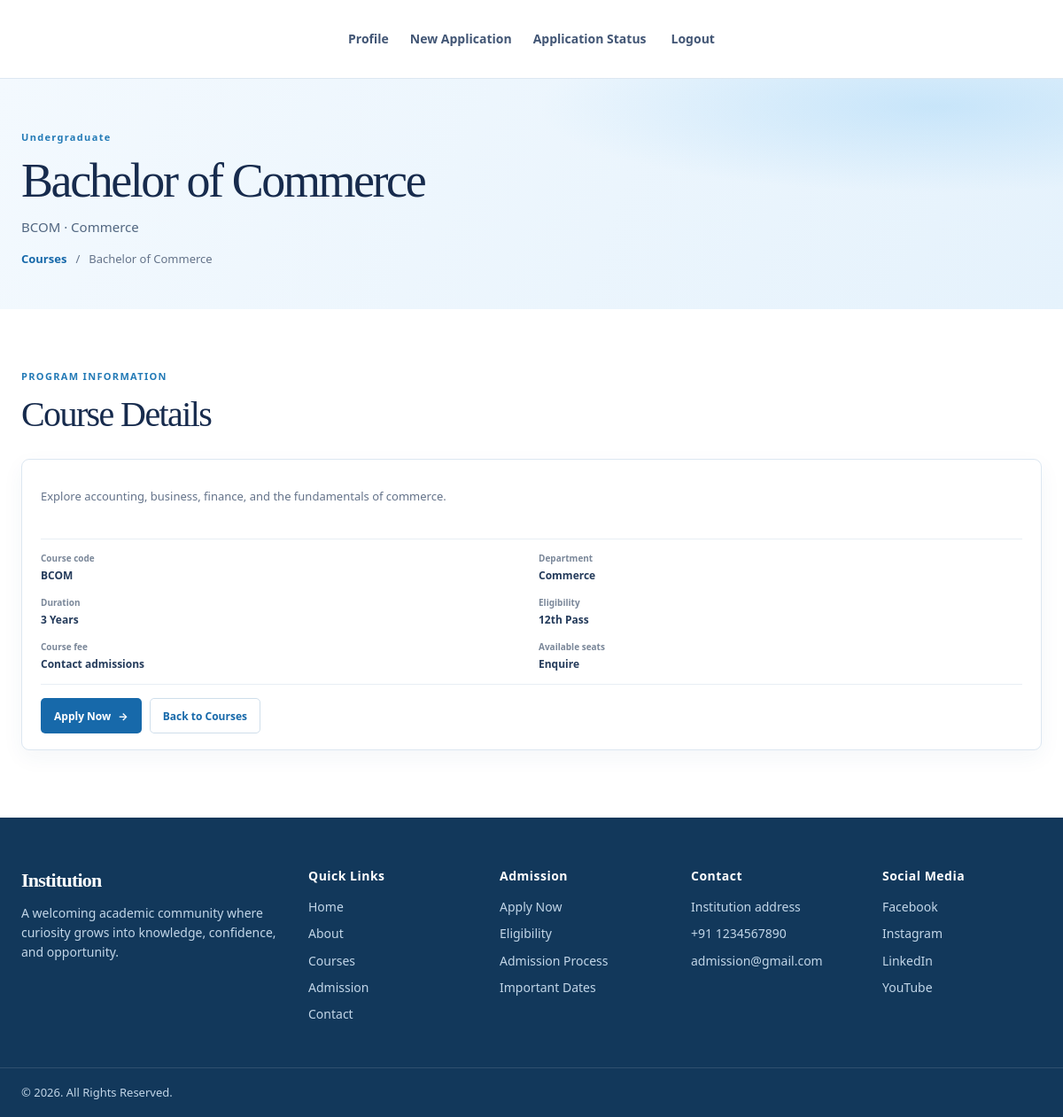
Page /courses/2/ (signed in) on the committed database.
### appone/models.py (models this page shows, shortened)
class Course(models.Model):
    class Category(models.TextChoices):
        UNDERGRADUATE = "undergraduate", "Undergraduate"
        POSTGRADUATE = "postgraduate", "Postgraduate"
        DIPLOMA = "diploma", "Diploma"
        CERTIFICATE = "certificate", "Certificate"
    name = models.CharField(max_length=160)
    code = models.CharField(max_length=30, unique=True)
    category = models.CharField(max_length=20, choices=Category.choices)
    department = models.CharField(max_length=120)
    duration = models.CharField(max_length=60)
    eligibility = models.CharField(max_length=180)
    description = models.TextField()
    fees = models.DecimalField(max_digits=10, decimal_places=2, null=True, blank=True)
    available_seats = models.PositiveIntegerField(null=True, blank=True)
    image_url = models.URLField(max_length=500, blank=True)
    is_active = models.BooleanField(default=True)
    created_at = models.DateTimeField(auto_now_add=True)
    class Meta:
        ordering = ("name",)

### appone/views.py (the view)
# urls.py: path('courses/<int:course_id>/', course_detail, name='course_detail'),
@login_required
def course_detail(request, course_id):
    course = get_object_or_404(Course, pk=course_id, is_active=True)
    return render(request, "course_detail.html", {"course": course})

### template/course_detail.html (shortened to what this page needs)
{% extends "base.html" %}
{% block content %}
<section class="courses-banner" aria-labelledby="course-title">
    <div class="courses-container">
        <span class="courses-kicker">{{ course.get_category_display }}</span>
        <h1 id="course-title">{{ course.name }}</h1>
        <p>{{ course.code }}{% if course.department %} · {{ course.department }}{% endif %}</p>
        <nav class="courses-breadcrumb" aria-label="Breadcrumb">
            <a href="{% url 'courses' %}">Courses</a>
            <span aria-hidden="true">/</span>
            <span aria-current="page">{{ course.name }}</span>
        </nav>
    </div>
</section>
<section class="courses-listing courses-container" aria-labelledby="course-details-title">
    <div class="courses-heading">
        <div>
            <span class="courses-kicker">PROGRAM INFORMATION</span>
            <h2 id="course-details-title">Course Details</h2>
        </div>
    </div>
    <article class="program-card">
        <div class="program-card-content">
            <p class="program-description">{{ course.description }}</p>
            <dl class="program-facts">
                <div><dt>Course code</dt><dd>{{ course.code }}</dd></div>
                <div><dt>Department</dt><dd>{{ course.department }}</dd></div>
                <div><dt>Duration</dt><dd>{{ course.duration }}</dd></div>
                <div><dt>Eligibility</dt><dd>{{ course.eligibility }}</dd></div>
                <div>
                    <dt>Course fee</dt>
                    <dd>{% if course.fees != None %}INR {{ course.fees|floatformat:2 }}{% else %}Contact admissions{% endif %}</dd>
                </div>
                <div>
                    <dt>Available seats</dt>
                    <dd>{% if course.available_seats != None %}{{ course.available_seats }}{% else %}Enquire{% endif %}</dd>
                </div>
            </dl>
            <div class="program-card-actions">
                <a class="program-button program-button-primary" href="{% url 'admission_application' %}">Apply Now <span aria-hidden="true">&rarr;</span></a>
                <a class="program-button program-button-secondary" href="{% url 'courses' %}">Back to Courses</a>
            </div>
        </div>
    </article>
</section>
{% endblock %}

### rows in the picture
Course: category "Undergraduate", name "Bachelor of Commerce", code "BCOM", department "Commerce", description "Explore accounting, business, finance, and the fundamentals of commerce.", duration "3 Years", eligibility "12th Pass"
